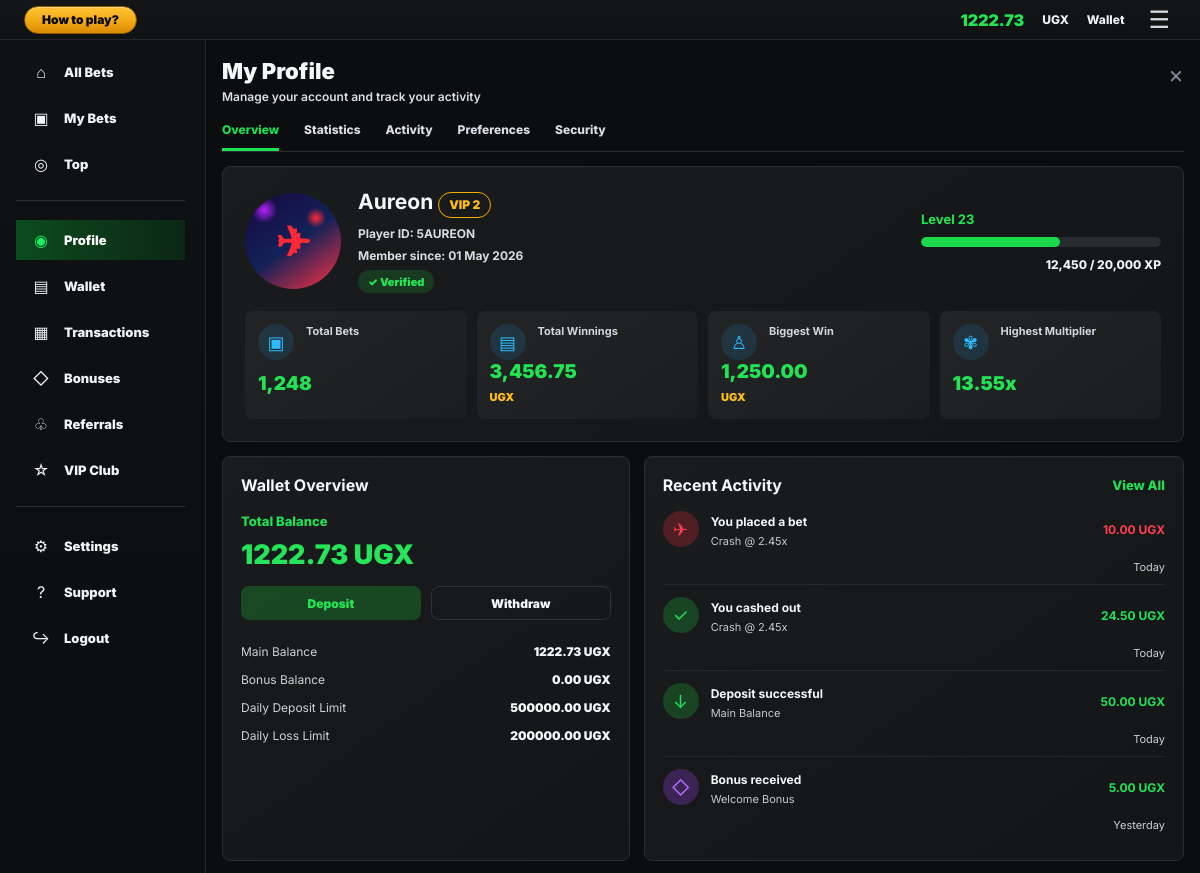
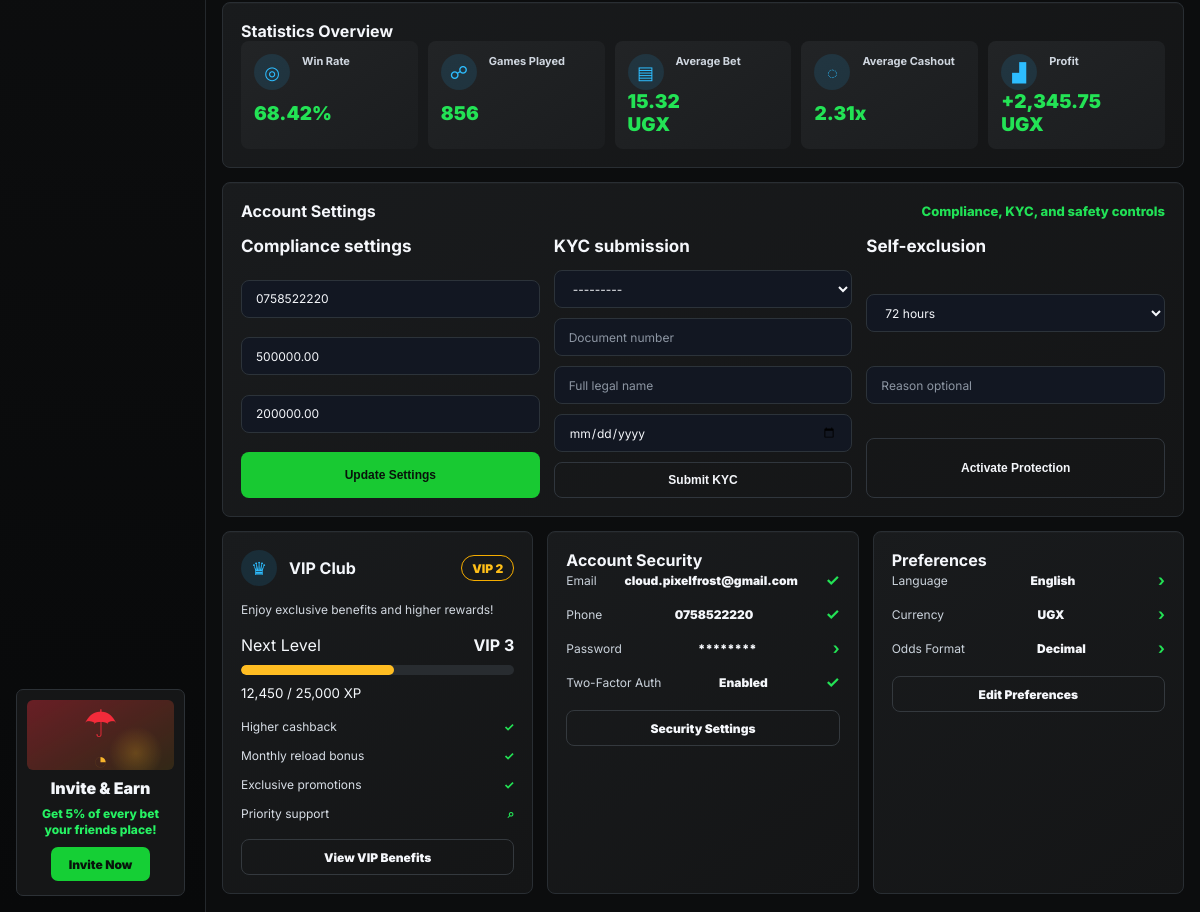
Screenshot of /profile/ (signed in) with the database file from the repository (2 pictures, top to bottom).
### core/models.py (models this page shows, shortened)
class Profile(models.Model):
    KYC_STATUS_CHOICES = [
        ('none', 'Not Started'),
        ('tier_1', 'Tier 1 - Phone Verified'),
        ('tier_2', 'Tier 2 - Basic KYC'),
        ('tier_3', 'Tier 3 - Full KYC'),
        ('rejected', 'Rejected'),
    ]
    user = models.OneToOneField(User, on_delete=models.CASCADE)
    balance = models.DecimalField(max_digits=12, decimal_places=2, default=1000)
    currency = models.CharField(max_length=3, default='UGX')
    phone_number = models.CharField(max_length=20, blank=True)
    kyc_status = models.CharField(max_length=12, choices=KYC_STATUS_CHOICES, default='none')
    daily_deposit_limit = models.DecimalField(max_digits=12, decimal_places=2, default=500000)
    daily_loss_limit = models.DecimalField(max_digits=12, decimal_places=2, default=200000)
    self_excluded_until = models.DateTimeField(null=True, blank=True)
    created_at = models.DateTimeField(auto_now_add=True)

### core/views.py (the view)
# urls.py: path('profile/', views.profile_view, name='profile'),
@login_required
def profile_view(request):
    profile = get_object_or_404(Profile, user=request.user)
    kyc_form = KYCSubmissionForm()
    exclusion_form = SelfExclusionForm()
    if request.method == 'POST':
        action = request.POST.get('action')
        if action == 'compliance':
            form = ProfileComplianceForm(request.POST)
            if form.is_valid():
                profile.phone_number = form.cleaned_data['phone_number']
                profile.daily_deposit_limit = form.cleaned_data['daily_deposit_limit']
                profile.daily_loss_limit = form.cleaned_data['daily_loss_limit']
                if profile.phone_number and profile.kyc_status == 'none':
                    profile.kyc_status = 'tier_1'
                profile.save(update_fields=['phone_number', 'daily_deposit_limit', 'daily_loss_limit', 'kyc_status'])
                messages.success(request, 'Compliance preferences updated.')
                return redirect('profile')
        elif action == 'kyc':
            form = ProfileComplianceForm(initial={
                'phone_number': profile.phone_number,
                'daily_deposit_limit': profile.daily_deposit_limit,
                'daily_loss_limit': profile.daily_loss_limit,
            })
            kyc_form = KYCSubmissionForm(request.POST)
            if kyc_form.is_valid():
                submission = kyc_form.save(commit=False)
                submission.user = request.user
                submission.save()
                log_audit(request.user, 'kyc_submit', 'Submitted KYC information', request, {'submission_id': submission.id})
                messages.success(request, 'KYC submission received for operator review.')
                return redirect('profile')
        elif action == 'self_exclude':
            form = ProfileComplianceForm(initial={
                'phone_number': profile.phone_number,
                'daily_deposit_limit': profile.daily_deposit_limit,
                'daily_loss_limit': profile.daily_loss_limit,
            })
            exclusion_form = SelfExclusionForm(request.POST)
            if exclusion_form.is_valid():
                duration = exclusion_form.cleaned_data['duration']
                permanent = duration == 'permanent'
                ends_at = None if permanent else timezone.now() + timedelta(hours=int(duration))
                exclusion = SelfExclusion.objects.create(
                    user=request.user,
                    ends_at=ends_at,
                    permanent=permanent,
                    reason=exclusion_form.cleaned_data['reason'],
                )
                profile.self_excluded_until = None if permanent else ends_at
                profile.save(update_fields=['self_excluded_until'])
                log_audit(request.user, 'self_exclude', 'Created self-exclusion', request, {'exclusion_id': exclusion.id, 'permanent': permanent})
                messages.warning(request, 'Self-exclusion is now active.')
                return redirect('profile')
        else:
            form = ProfileComplianceForm()
    else:
        form = ProfileComplianceForm(initial={
            'phone_number': profile.phone_number,
            'daily_deposit_limit': profile.daily_deposit_limit,
            'daily_loss_limit': profile.daily_loss_limit,
        })
    kyc_submissions = KYCSubmission.objects.filter(user=request.user)[:5]
    exclusions = SelfExclusion.objects.filter(user=request.user)[:5]
    return render(request, 'core/profile.html', {
        'profile': profile,
        'form': form,
        'kyc_form': kyc_form,
        'exclusion_form': exclusion_form,
        'kyc_submissions': kyc_submissions,
        'exclusions': exclusions,
    })

### core/templates/core/profile.html (shortened to what this page needs)
{% extends 'core/base.html' %}
{% block content %}
<section class="account-page account-profile-page">
    <aside class="account-sidebar">
        <a class="account-side-link" href="{% url 'play' %}"><span>⌂</span> All Bets</a>
        <a class="account-side-link" href="{% url 'bet_history' %}"><span>▣</span> My Bets</a>
        <a class="account-side-link" href="{% url 'dashboard' %}"><span>◎</span> Top</a>
        <hr>
        <a class="account-side-link active" href="{% url 'profile' %}"><span>◉</span> Profile</a>
        <a class="account-side-link" href="{% url 'wallet' %}"><span>▤</span> Wallet</a>
        <a class="account-side-link" href="{% url 'transactions' %}"><span>▦</span> Transactions</a>
        <a class="account-side-link" href="{% url 'free_bets' %}"><span>◇</span> Bonuses</a>
        <a class="account-side-link" href="{% url 'profile' %}"><span>♧</span> Referrals</a>
        <a class="account-side-link" href="{% url 'vip_club' %}"><span>☆</span> VIP Club</a>
        <hr>
        <a class="account-side-link" href="{% url 'game_limits' %}"><span>⚙</span> Settings</a>
        <a class="account-side-link" href="{% url 'how_to_play' %}"><span>?</span> Support</a>
        <a class="account-side-link" href="{% url 'logout' %}"><span>↪</span> Logout</a>
        <div class="account-invite-card">
            <div class="invite-art">☂<small>◔</small></div>
            <strong>Invite & Earn</strong>
            <p>Get 5% of every bet your friends place!</p>
            <a href="{% url 'profile' %}">Invite Now</a>
        </div>
    </aside>
    <div class="account-workspace">
        <header class="account-topbar">
            <a class="help-chip" href="{% url 'how_to_play' %}">How to play?</a>
            <div>
                <strong>{{ profile.balance|floatformat:2 }}</strong>
                <span>{{ profile.currency }}</span>
                <a href="{% url 'wallet' %}">Wallet</a>
                <button type="button" aria-label="Menu">☰</button>
            </div>
        </header>
        <main class="account-main">
            <section class="account-content">
                <div class="account-title-row">
                    <div>
                        <h1>My Profile</h1>
                        <p>Manage your account and track your activity</p>
                    </div>
                    <a class="account-close-link" href="{% url 'play' %}">×</a>
                </div>
                <nav class="account-tabs">
                    <a class="active" href="#overview">Overview</a>
                    <a href="#statistics">Statistics</a>
                    <a href="#activity">Activity</a>
                    <a href="#preferences">Preferences</a>
                    <a href="#security">Security</a>
                </nav>
                <section id="overview" class="account-hero-card">
                    <div class="wallet-identity">
                        <div class="wallet-avatar profile-image">✈</div>
                        <div>
                            <h2>{{ request.user.username|default:'AviatorMaster' }} <em>VIP 2</em></h2>
                            <p>Player ID: {{ request.user.id|stringformat:"s" }}{{ request.user.username|upper|slice:":9" }}</p>
                            <p>Member since: {{ request.user.date_joined|date:'d M Y' }}</p>
                            <span>✓ Verified</span>
                        </div>
                    </div>
                    <div class="wallet-level">
                        <strong>Level 23</strong>
                        <i><b style="width: 58%"></b></i>
                        <p>12,450 / 20,000 XP</p>
                    </div>
                    <div class="account-stat-row">
                        <article><span>▣</span><small>Total Bets</small><strong>1,248</strong></article>
                        <article><span>▤</span><small>Total Winnings</small><strong>3,456.75 <em>{{ profile.currency }}</em></strong></article>
                        <article><span>♙</span><small>Biggest Win</small><strong>1,250.00 <em>{{ profile.currency }}</em></strong></article>
                        <article><span>✾</span><small>Highest Multiplier</small><strong>13.55x</strong></article>
                    </div>
                </section>
                <div class="account-grid-2">
                    <section class="account-card wallet-actions-card">
                        <div class="section-heading">
                            <h2>Wallet Overview</h2>
                        </div>
                        <span>Total Balance</span>
                        <strong class="wallet-balance-large">{{ profile.balance|floatformat:2 }} {{ profile.currency }}</strong>
                        <div class="wallet-action-tabs">
                            <a href="{% url 'wallet' %}#deposit-form">Deposit</a>
                            <a href="{% url 'wallet' %}#withdraw-form">Withdraw</a>
                        </div>
                        <dl class="wallet-metrics">
                            <div><dt>Main Balance</dt><dd>{{ profile.balance|floatformat:2 }} {{ profile.currency }}</dd></div>
                            <div><dt>Bonus Balance</dt><dd>0.00 {{ profile.currency }}</dd></div>
                            <div><dt>Daily Deposit Limit</dt><dd>{{ profile.daily_deposit_limit|floatformat:2 }} {{ profile.currency }}</dd></div>
                            <div><dt>Daily Loss Limit</dt><dd>{{ profile.daily_loss_limit|floatformat:2 }} {{ profile.currency }}</dd></div>
                        </dl>
                    </section>
                    <section id="activity" class="account-card account-activity-card">
                        <div class="section-heading">
                            <h2>Recent Activity</h2>
                            <a href="{% url 'bet_history' %}">View All</a>
                        </div>
                        <ul class="account-activity-list">
                            <li><span class="activity-icon negative">✈</span><div><strong>You placed a bet</strong><small>Crash @ 2.45x</small></div><b class="negative">10.00 {{ profile.currency }}</b><time>Today</time></li>
                            <li><span class="activity-icon positive">✓</span><div><strong>You cashed out</strong><small>Crash @ 2.45x</small></div><b class="positive">24.50 {{ profile.currency }}</b><time>Today</time></li>
                            <li><span class="activity-icon positive">↓</span><div><strong>Deposit successful</strong><small>Main Balance</small></div><b class="positive">50.00 {{ profile.currency }}</b><time>Today</time></li>
                            <li><span class="activity-icon gift">◇</span><div><strong>Bonus received</strong><small>Welcome Bonus</small></div><b class="positive">5.00 {{ profile.currency }}</b><time>Yesterday</time></li>
                        </ul>
                    </section>
                </div>
                <section id="statistics" class="account-card stats-overview-card">
                    <h2>Statistics Overview</h2>
                    <div class="stats-strip">
                        <article><span>◎</span><small>Win Rate</small><strong>68.42%</strong></article>
                        <article><span>☍</span><small>Games Played</small><strong>856</strong></article>
                        <article><span>▤</span><small>Average Bet</small><strong>15.32 {{ profile.currency }}</strong></article>
                        <article><span>◌</span><small>Average Cashout</small><strong>2.31x</strong></article>
                        <article><span>▟</span><small>Profit</small><strong>+2,345.75 {{ profile.currency }}</strong></article>
                    </div>
                </section>
                <section id="preferences" class="account-card account-forms-card">
                    <div class="section-heading">
                        <h2>Account Settings</h2>
                        <span>Compliance, KYC, and safety controls</span>
                    </div>
                    <div class="money-form-grid profile-form-grid">
                        <form method="post">
                            <h3>Compliance settings</h3>
                            {{ form.phone_number }}
                            {{ form.daily_deposit_limit }}
                            {{ form.daily_loss_limit }}
                            <button class="account-primary-btn" type="submit">Update Settings</button>
                        </form>
                        <form method="post">
                            <h3>KYC submission</h3>
                            {{ kyc_form.document_type }}
                            {{ kyc_form.document_number }}
                            {{ kyc_form.full_name }}
                            {{ kyc_form.date_of_birth }}
                            <button class="account-secondary-btn" type="submit">Submit KYC</button>
                        </form>
                        <form method="post">
                            <h3>Self-exclusion</h3>
                            {{ exclusion_form.duration }}
                            {{ exclusion_form.reason }}
                            <button class="account-secondary-btn" type="submit">Activate Protection</button>
                        </form>
                    </div>
                </section>
            </section>
            <aside class="account-right-rail">
                <section class="account-card vip-card">
                    <div class="vip-head"><span>♛</span><strong>VIP Club</strong><b>VIP 2</b></div>
                    <p>Enjoy exclusive benefits and higher rewards!</p>
                    <div class="vip-progress"><span>Next Level</span><strong>VIP 3</strong><i><b style="width: 56%"></b></i><small>12,450 / 25,000 XP</small></div>
                    <ul>
                        <li>Higher cashback <b>✓</b></li>
                        <li>Monthly reload bonus <b>✓</b></li>
                        <li>Exclusive promotions <b>✓</b></li>
                        <li>Priority support <b>⌕</b></li>
                    </ul>
                    <a href="{% url 'game_limits' %}">View VIP Benefits</a>
                </section>
                <section id="security" class="account-card">
                    <h2>Account Security</h2>
                    <ul class="rail-list">
                        <li><span>Email</span><strong>{{ request.user.email|default:'Not set' }}</strong><b>✓</b></li>
                        <li><span>Phone</span><strong>{{ profile.phone_number|default:'Not set' }}</strong><b>✓</b></li>
                        <li><span>Password</span><strong>********</strong><b>›</b></li>
                        <li><span>Two-Factor Auth</span><strong>Enabled</strong><b>✓</b></li>
                    </ul>
                    <a class="rail-button" href="{% url 'game_limits' %}">Security Settings</a>
                </section>
                <section class="account-card">
                    <h2>Preferences</h2>
                    <ul class="rail-list">
                        <li><span>Language</span><strong>English</strong><b>›</b></li>
                        <li><span>Currency</span><strong>{{ profile.currency }}</strong><b>›</b></li>
                        <li><span>Odds Format</span><strong>Decimal</strong><b>›</b></li>
                    </ul>
                    <a class="rail-button" href="{% url 'game_limits' %}">Edit Preferences</a>
                </section>
            </aside>
        </main>
    </div>
</section>
{% endblock %}

### rows the page displays
Profile: balance "1222.73", currency "UGX", daily_deposit_limit "500000.00", daily_loss_limit "200000.00", phone_number "0758522220"

### other values shown
{{ request.user.username|default:'AviatorMaster' }} "Aureon"
{{ request.user.id|stringformat:"s" }} "5"
{{ request.user.username|upper|slice:":9" }} "AUREON"
{{ request.user.date_joined|date:'d M Y' }} "01 May 2026"
{{ request.user.email|default:'Not set' }} "cloud.pixelfrost@gmail.com"
